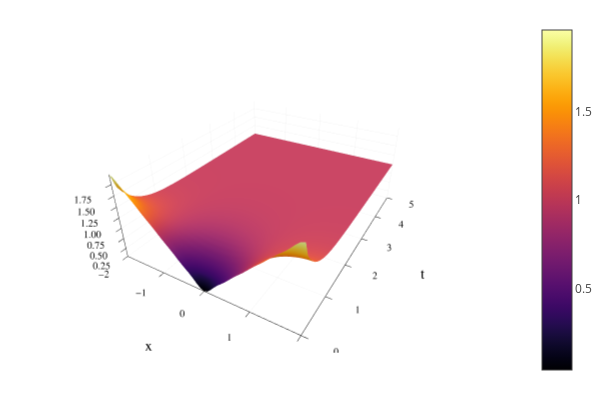

Notebook source saved alongside this figure:
### Code cell
# Probajmo l od 1 do 10
l=5
h(xt)=1-8*sum([cos.((2*k-1)*pi*xt[1]/2).*exp.(-(2*k-1)^2*pi^2*xt[2]/4)/((2*k-1)^2*π^2) 
        for k=1:l])
surface(X,T,map(h,XT)',xlabel="x",ylabel="t")

### Figure 1 — Plotly figure (JSON) as saved in the notebook; plotly's stock layout.template omitted (floating-point values rounded to 4 significant figures; data arrays with more than 128 entries replaced by an {"elided": "..."} marker saying what was removed)
{"data": [{"colorbar": {"title": ""}, "colorscale": {"elided": "256x2 mixed values"}, "hoverinfo": "none", "name": "y1", "opacity": null, "scene": "scene", "showlegend": false, "showscale": true, "type": "surface", "x": [-2, -1.92, -1.84, -1.76, -1.68, -1.6, -1.52, -1.44, -1.36, -1.28, -1.2, -1.12, -1.04, -0.96, -0.88, -0.8, -0.72, -0.64, -0.56, -0.48, -0.4, -0.32, -0.24, -0.16, -0.08, 0, 0.08, 0.16, 0.24, 0.32, 0.4, 0.48, 0.56, 0.64, 0.72, 0.8, 0.88, 0.96, 1.04, 1.12, 1.2, 1.28, 1.36, 1.44, 1.52, 1.6, 1.68, 1.76, 1.84, 1.92, 2], "xaxis": "x", "y": [0, 0.1, 0.2, 0.3, 0.4, 0.5, 0.6, 0.7, 0.8, 0.9, 1, 1.1, 1.2, 1.3, 1.4, 1.5, 1.6, 1.7, 1.8, 1.9, 2, 2.1, 2.2, 2.3, 2.4, 2.5, 2.6, 2.7, 2.8, 2.9, 3, 3.1, 3.2, 3.3, 3.4, 3.5, 3.6, 3.7, 3.8, 3.9, 4, 4.1, 4.2, 4.3, 4.4, 4.5, 4.6, 4.7, 4.8, 4.9, 5], "yaxis": "y", "z": {"elided": "51x51 float values"}, "zaxis": "z", "zmax": 1.96, "zmin": 0.0404}], "layout": {"annotations": [], "height": 400, "legend": {"bgcolor": "rgba(255, 255, 255, 1.000)", "bordercolor": "rgba(0, 0, 0, 1.000)", "borderwidth": 1, "font": {"color": "rgba(0, 0, 0, 1.000)", "family": "sans-serif", "size": 11}, "tracegroupgap": 0, "traceorder": "normal", "x": 1, "xanchor": "auto", "y": 1, "yanchor": "auto"}, "margin": {"b": 20, "l": 0, "r": 0, "t": 20}, "paper_bgcolor": "rgba(255, 255, 255, 1.000)", "plot_bgcolor": "rgba(255, 255, 255, 1.000)", "scene": {"camera": {"eye": {"x": 1.126, "y": -1.95, "z": 1.3}}, "domain": {"x": [0.04684, 0.9934], "y": [0.07581, 0.9902]}, "xaxis": {"gridcolor": "rgba(0, 0, 0, 0.100)", "gridwidth": 0.5, "linecolor": "rgba(0, 0, 0, 1.000)", "mirror": false, "range": [-2, 2], "showgrid": true, "showline": true, "showticklabels": true, "tickangle": 0, "tickcolor": "rgb(0, 0, 0)", "tickfont": {"color": "rgba(0, 0, 0, 1.000)", "family": "sans-serif", "size": 11}, "tickmode": "array", "ticks": "inside", "ticktext": ["−2", "−1", "0", "1", "2"], "tickvals": [-2, -1, 0, 1, 2], "title": "x", "titlefont": {"color": "rgba(0, 0, 0, 1.000)", "family": "sans-serif", "size": 15}, "type": "-", "visible": true, "zeroline": false, "zerolinecolor": "rgba(0, 0, 0, 1.000)"}, "yaxis": {"gridcolor": "rgba(0, 0, 0, 0.100)", "gridwidth": 0.5, "linecolor": "rgba(0, 0, 0, 1.000)", "mirror": false, "range": [0, 5], "showgrid": true, "showline": true, "showticklabels": true, "tickangle": 0, "tickcolor": "rgb(0, 0, 0)", "tickfont": {"color": "rgba(0, 0, 0, 1.000)", "family": "sans-serif", "size": 11}, "tickmode": "array", "ticks": "inside", "ticktext": ["0", "1", "2", "3", "4", "5"], "tickvals": [0, 1, 2, 3, 4, 5], "title": "t", "titlefont": {"color": "rgba(0, 0, 0, 1.000)", "family": "sans-serif", "size": 15}, "type": "-", "visible": true, "zeroline": false, "zerolinecolor": "rgba(0, 0, 0, 1.000)"}, "zaxis": {"gridcolor": "rgba(0, 0, 0, 0.100)", "gridwidth": 0.5, "linecolor": "rgba(0, 0, 0, 1.000)", "mirror": false, "range": [0.0404, 1.96], "showgrid": true, "showline": true, "showticklabels": true, "tickangle": 0, "tickcolor": "rgb(0, 0, 0)", "tickfont": {"color": "rgba(0, 0, 0, 1.000)", "family": "sans-serif", "size": 11}, "tickmode": "array", "ticks": "inside", "ticktext": ["0.25", "0.50", "0.75", "1.00", "1.25", "1.50", "1.75"], "tickvals": [0.25, 0.5, 0.75, 1, 1.25, 1.5, 1.75], "title": "", "titlefont": {"color": "rgba(0, 0, 0, 1.000)", "family": "sans-serif", "size": 15}, "type": "-", "visible": true, "zeroline": false, "zerolinecolor": "rgba(0, 0, 0, 1.000)"}}, "showlegend": true, "width": 600}}
